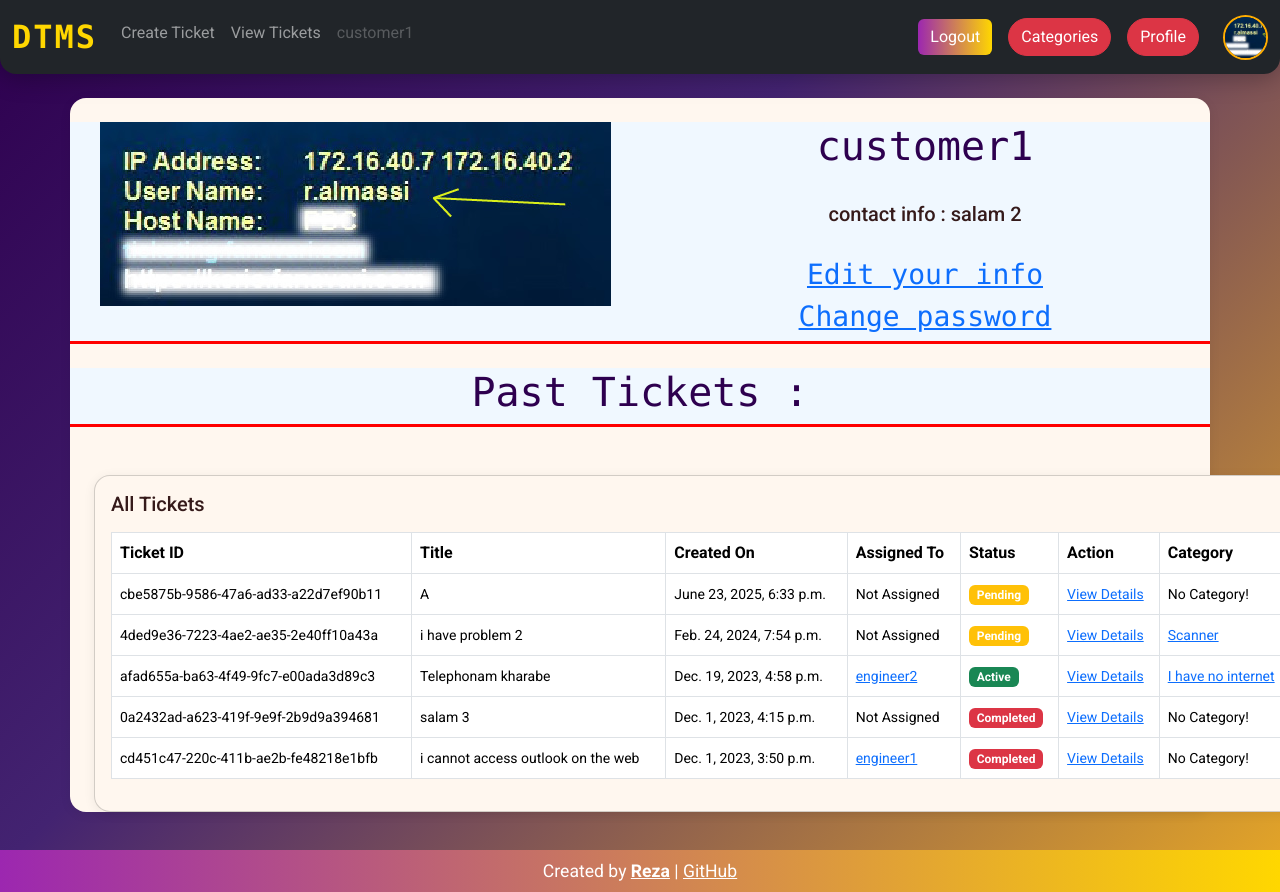
Page /accounts/customer1 (signed in) on the earlier database version.
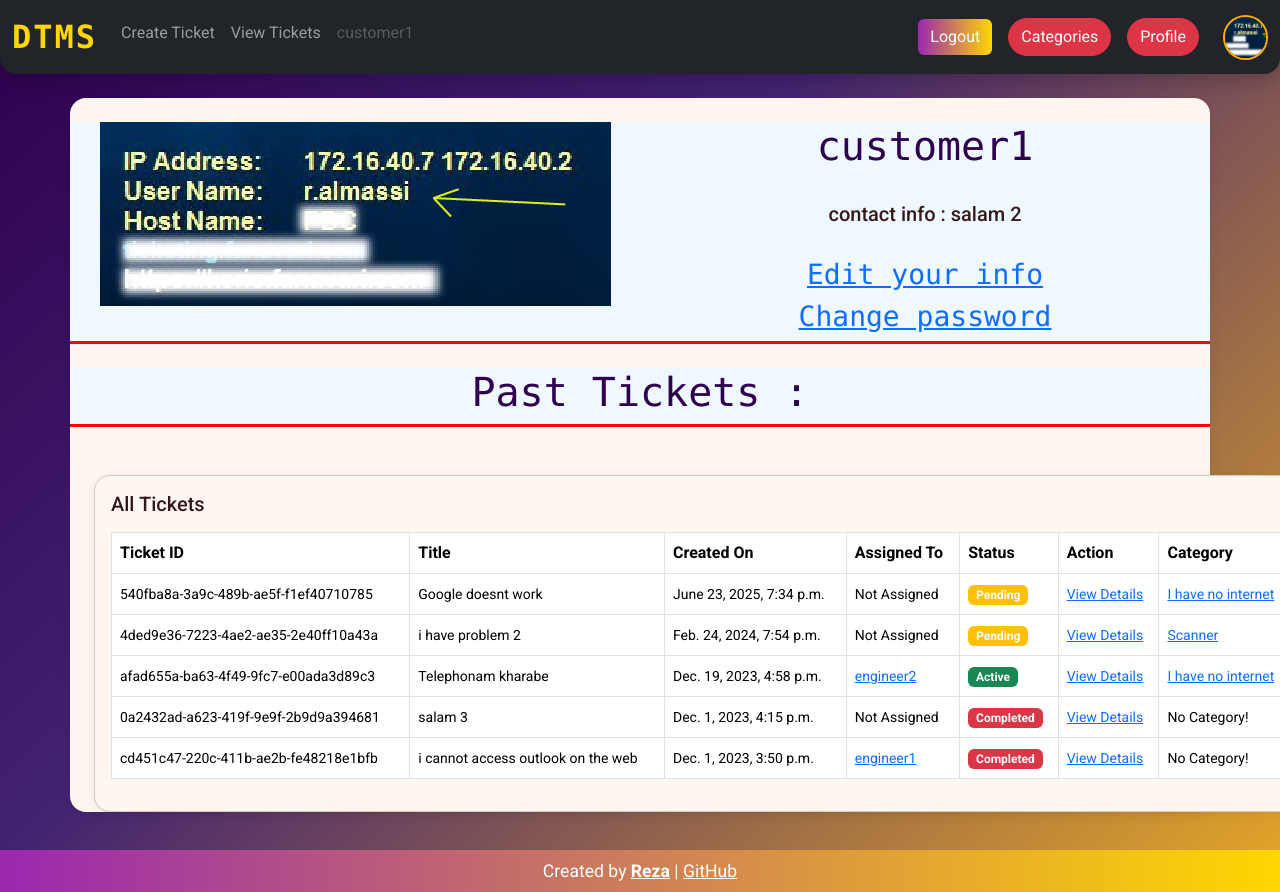
Same page on the later database version.
### ticket/models.py (models this page shows, shortened)
class Ticket(models.Model):
    status_choices = (
        ('Active' , 'Active'),
        ('Completed', 'Completed'),
        ('Pending' , 'Pending'),
    )
    mode_choices = (
        ('Incident' , 'Incident'),
        ('New Service', 'New Service'),
    )
    number = models.UUIDField(default=uuid.uuid4)
    title = models.CharField(max_length=100)
    description = models.TextField()
    created_by = models.ForeignKey(User, on_delete=models.CASCADE , related_name='created_by')
    date_created = models.DateTimeField(auto_now_add=True)
    assigned_to = models.ForeignKey(User, on_delete=models.SET_NULL, null=True , blank=True)
    is_resolved = models.BooleanField(default=False)
    accepted_date = models.DateTimeField(null=True, blank=True)
    closed_date = models.DateTimeField(null=True , blank=True)
    ticket_status = models.CharField(max_length=15 , choices=status_choices)
    solver = models.ForeignKey(User , related_name='solver',on_delete=models.SET_NULL, null=True , blank=True )
    site = models.ForeignKey(Site ,on_delete=models.SET_NULL, null=True , blank=True )
    category = models.ForeignKey(Category ,on_delete=models.SET_NULL, null=True , blank=True )
    solution = models.ForeignKey(Solution , on_delete=models.SET_NULL, null=True , blank=True)

### solutions/models.py (models this page shows, shortened)
class Category(models.Model):
    title = models.CharField(max_length=100, unique=True)
    description = models.TextField()
    date_created = models.DateTimeField(auto_now_add=True)
    slug = models.SlugField(max_length=255, unique=True , blank=True , null=True)
    parent = models.ForeignKey("self" , on_delete=models.CASCADE,  blank=True , null=True )
    class Meta :
        ordering = ('title',)
        verbose_name_plural = 'Categories'
    def __str__(self) :
        return self.title

### users/models.py (models this page shows)
class User(AbstractUser):
    mode_choices = (
        ('engineer' , 'engineer'),
        ('customer', 'customer'),
    )
    is_customer = models.BooleanField(default=False)
    is_engineer = models.BooleanField(default=False)
    site = models.ForeignKey(Site ,on_delete=models.DO_NOTHING, null=True , blank=True)
    ssites = models.ManyToManyField(Site, related_name='ssites')
    contact = models.CharField(max_length=200,null=True , blank=True)
    image = models.ImageField(upload_to='profilepics', blank=True , null=True)
    phone_regex = RegexValidator(regex=r'^(\+\d{1,3})?,?\s?\d{8,13}', message="Phone number must be entered in the format: '+999999999'. Up to 15 digits allowed.")
    phone = models.CharField(validators=[phone_regex], max_length=17, null = True ,blank=True, unique = True) # validators should be a list
    def __str__(self) :
        return self.username

### users/views.py (the view)
# urls.py: 2. Add a URL to urlpatterns:  path('', views.home, name='home')
@login_required
def home(request , slug):
    user = get_object_or_404(User , username=slug)
    tickets = Ticket.objects.filter(created_by = user).order_by('-date_created')
    friends = User.objects.filter(is_engineer = True).exclude(username = slug)
    solutions = Solution.objects.filter(owner = user)
    return render(request , 'users/home_customer.html' , {
        'user' : user,
        'friends': friends,
        'solutions' : solutions,
        'tickets' : tickets,
    })

### templates/users/home_customer.html (shortened to what the changed rows need)
{% extends 'base.html' %}
{% load widget_tweaks %}
{% block content %}
    <div class="row" style="text-align: center; border-bottom: solid red; background-color: aliceblue;">
        <div class="col-md-6">
            <h1>
                {{ user.username }}
            </h1>
            <br>
            <br>
        </div>
    </div>
    {% if user.is_customer %}
        <br>
        <div class="row" style="text-align: center; border-bottom: solid red; background-color: aliceblue;">
            <div class="col-md-12">
                <h1 style="background-color: aliceblue;">
                    Past Tickets :
                </h1>
            </div>
        </div>
        <div class="container mt-5">
            <div class="card mx-auto" style="width: 76rem;">
                <div class="card-body">
                    <table class="table table-bordered">
                        <thead>
                            <tr>
                                <th scope="col">Ticket ID</th>
                                <th scope="col">Title</th>
                                <th scope="col">Created On</th>
                                <th scope="col">Assigned To</th>
                                <th scope="col">Status</th>
                                <th scope="col">Action</th>
                                <th scope="col">Category</th>
                            </tr>
                        </thead>
                        <tbody>
                            {% for ticket in tickets %}
                                <tr>
                                    <td><small>{{ ticket.number }}</small></td>
                                    <td><small>{{ ticket.title }}</small></td>
                                    <td><small>{{ ticket.date_created }}</small></td>
                                    {% if ticket.assigned_to %}
                                        <td><small><a href="{% url 'home' ticket.assigned_to.username %}">{{ ticket.assigned_to }}</a></small></td>
                                    {% else %}
                                        <td><small>Not Assigned</small></td>
                                    {% endif %}
                                    {% if ticket.ticket_status == 'Active' %}
                                        <td><span class="badge bg-success">Active</span></td>
                                    {% elif ticket.ticket_status == 'Pending' %}
                                        <td><span class="badge bg-warning">Pending</span></td>
                                    {% elif ticket.ticket_status == 'Completed' %}
                                        <td><span class="badge bg-danger">Completed</span></td>
                                    {% endif %}
                                        <td><small><a href="{% url 'ticket-details' ticket.number %}">View Details</a></small></td>
                                    {% if ticket.category %}
                                        <td><small><a href="{% url 'category' ticket.category.pk %}">{{ticket.category}}</a></small>
                                    </td>
                                    {% else %}
                                    <td><small>No Category!</small></td>
                                    {% endif %}
                                </tr>
                            {% endfor %}
                        </tbody>
                    </table>
                </div>
            </div>
        </div>
    {% endif %}
{% endblock content %}

Differences in the rows shown:
removed Ticket: number "cbe5875b-9586-47a6-ad33-a22d7ef90b11", title "A", date_created "June 23, 2025, 6:33 p.m.", shows "Not Assigned", ticket_status "Pending", shows "No Category!"
added Ticket: number "540fba8a-3a9c-489b-ae5f-f1ef40710785", title "Google doesnt work", date_created "June 23, 2025, 7:34 p.m.", shows "Not Assigned", ticket_status "Pending", category "I have no internet"
